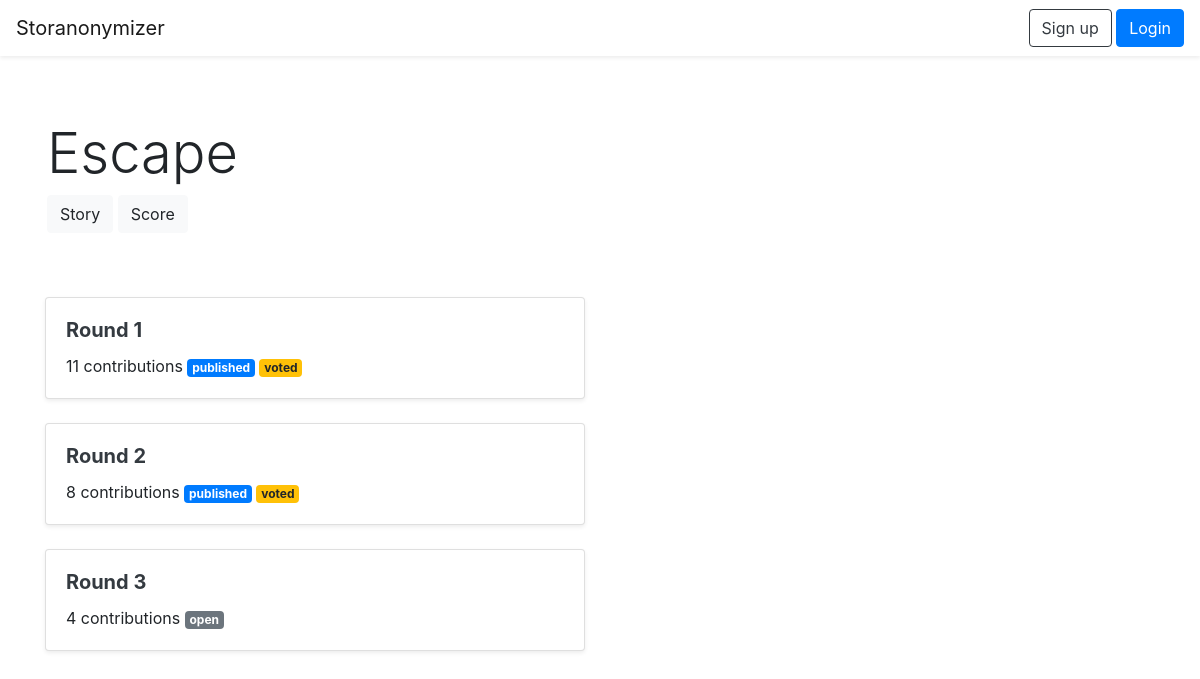
Page /story/782BEFB6 on the earlier database version.
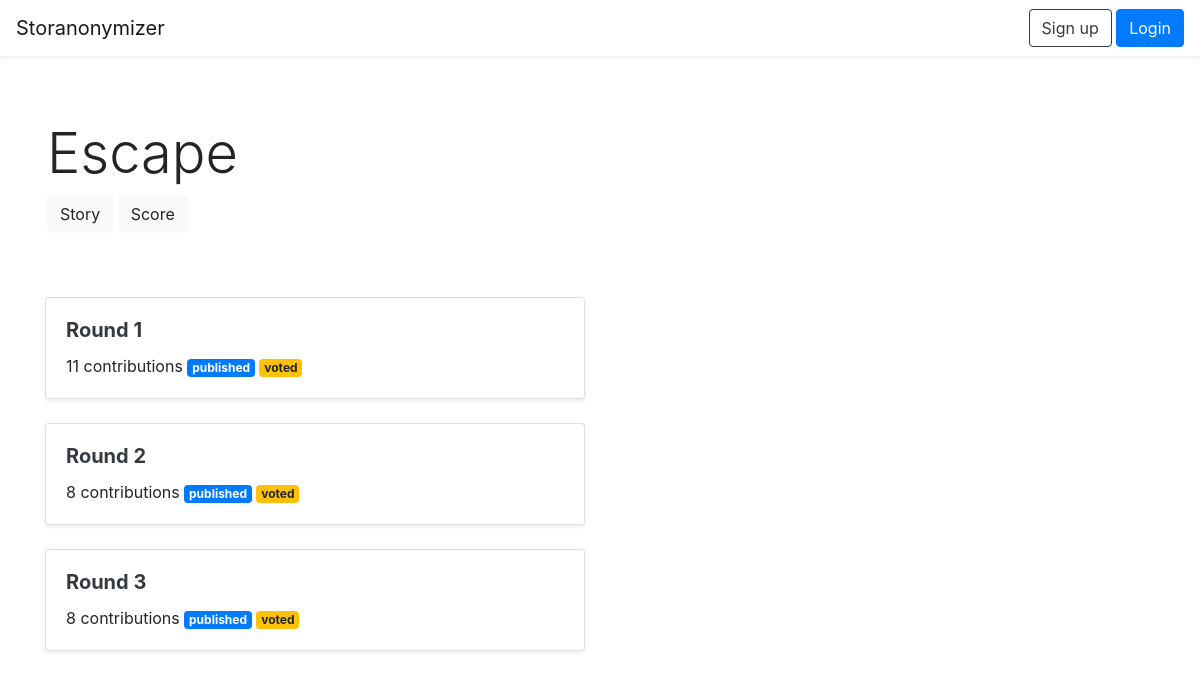
Same page on the later database version.
### storanonymizer/models.py (models this page shows, shortened)
class Round(db.Model):
	id = db.Column(db.Integer, primary_key=True)
	name = db.Column(db.String())
	code = db.Column(db.String(), unique=True)
	contributions = db.relationship("Contribution", backref="round", lazy="select")
	votes = db.relationship("Vote", backref="round", lazy="select")
	winning_contribution_id = db.Column(db.String())
	story_id = db.Column(db.Integer, db.ForeignKey("story.id"))
	public_authors = db.Column(db.Boolean(), default=False)
	public_contributions = db.Column(db.Boolean(), default=False)
	voting = db.Column(db.Boolean(), default=False)
	public_votes = db.Column(db.Boolean(), default=False)

### storanonymizer/views.py (the view)
@app.route("/story/<story_code>")
def story(story_code):
	story = models.Story.query.filter_by(code=story_code).first_or_404()
	rounds = models.Round.query.filter_by(story_id=story.id).all()
	return render_template("story.html", story=story, rounds=rounds)

### storanonymizer/templates/story.html (shortened to what this page needs)
{% extends "base.html" %}
{% block content %}
<div class="jumbotron bg-white mb-0">
	<div class="container">
		<h1 class="display-4">{{ story.name }}</h1>
		<a class="btn btn-light" href="{{ url_for('full_story', story_code=story.code) }}">Story</a>
		<a class="btn btn-light" href="{{ url_for('story_scoreboard', story_code=story.code) }}">Score</a>
	</div>
</div>
<div class="container">
	{% for round in rounds %}
	<div class="row">
		<div class="col-12 col-md-6 mb-4">
			<div class="card shadow-sm">
				<div class="card-body">
					<h5 class="card-title"><a class="text-dark font-weight-bold" href="{{ url_for('round', round_code=round.code) }}">{{ round.name }}</a></h5>
					<p class="card-text">{{ round.contributions|length }} {% if round.contributions|length != 1 %}contributions{% else %}contribution{% endif %}{% if round.public_contributions%} <span class="badge badge-primary">published</span> {% else %} <span class="badge badge-secondary">open</span> {% endif %}{% if round.voting %} <span class="badge badge-secondary">voting</span> {% endif %}{% if round.public_votes %} <span class="badge badge-warning">voted</span> {% endif %}</p>
				</div>
			</div>
		</div>
	</div>
	{% endfor %}
</div>
{% endblock %}

Differences in the rows shown:
changed Round "Round 3": contributions|length "4" → "8"; public_contributions "open" → "published"; now shows "voted"
